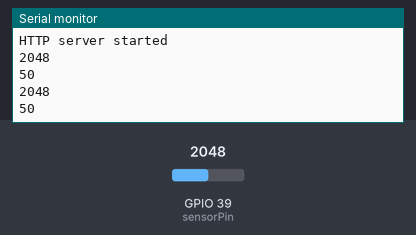
Bench run of a sketch on a simulated ESP32. Parts: the last lines printed to the serial monitor. Inputs (shaded band) come from the test bench; at power-on: GPIO 39 (sensorPin) = 2048. WiFi joins after 1.5 s; servers stay silent unless stated.

Above: at 3.2 s.
3.3 s: GPIO 39 (sensorPin) set to 2866
At 4.4 s:
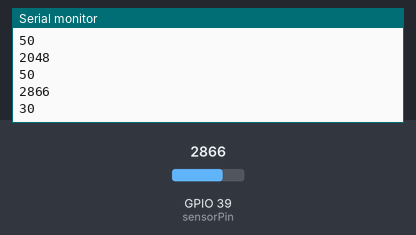
4.8 s: GPIO 39 (sensorPin) set to 3603
At 5.8 s:
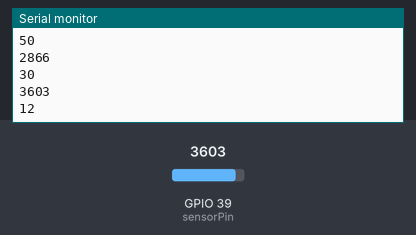
Timing chart, 0 to 7.8 s (numbered marks = the images above; inputs shaded):
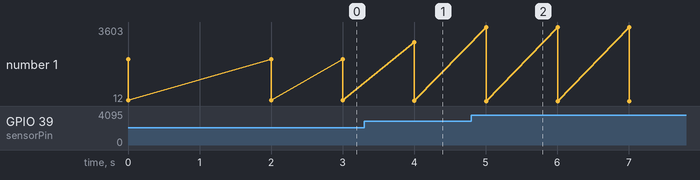

The sketch:

sketch_CompostCommuneWebServer_06-05.ino
```cpp
#include <WiFi.h>
#include <WebServer.h>

int sensorPin = A3;


/*Put your SSID & Password*/
char* ssid = "Iaac-Wifi";  // Enter SSID here
char* password = "EnterIaac22@";  //Enter Password here

WebServer server(80);

int sensorValue;

int SoilHumidity;
//float Humidity;

void setup() {
  Serial.begin(115200);
  UpdateSensors();

  pinMode(sensorPin, INPUT);


  Serial.println("Connecting to ");
  Serial.println(ssid);

  //connect to your local wi-fi network
  WiFi.begin(ssid, password);

  //check wi-fi is connected to wi-fi network
  while (WiFi.status() != WL_CONNECTED) {
  delay(1000);
  Serial.print(".");
  }
  Serial.println("");
  Serial.println("WiFi connected..!");
  Serial.print("Got IP: ");  Serial.println(WiFi.localIP());

  server.on("/", handle_OnConnect);
  server.onNotFound(handle_NotFound);

  server.begin();
  Serial.println("HTTP server started");

}
void loop() {

  server.handleClient();

  UpdateSensors();
  server.send(200, "text/html", SendHTML(SoilHumidity));
  delay(1000);
}

void handle_OnConnect() {


  server.send(200, "text/html", SendHTML(SoilHumidity));

}

void UpdateSensors(){

  sensorValue = analogRead(sensorPin);
  Serial.println(sensorValue);

  int PSensorValue = map(sensorValue, 4096,0,0,100);
  Serial.println(PSensorValue);

  SoilHumidity = PSensorValue; // Gets the values of the temperature

}


void handle_NotFound(){
  server.send(404, "text/plain", "Not found");
}

String SendHTML(float SoilHumidity){
  String ptr = "<!DOCTYPE html> <html>\n";
  ptr +="<head><meta name=\"viewport\" content=\"width=device-width, initial-scale=1.0, user-scalable=no\">\n";
  ptr +="<img src=\"https://emiliosmith.github.io/mdef_emilio2/images/encabezado_1.jpg\" alt=\"compost system\" style=\"width:800x;height:300px;\">\n";


  ptr +="<title>ESP 32 Compost Sensor</title>\n";
  ptr +="<style>html { font-family: Helvetica; display: inline-block; margin: 0px auto; text-align: center;}\n";
  ptr +="body{margin-top: 50px;} h1 {color: #444444;margin: 50px auto 30px;}\n";
  ptr +="p {font-size: 40px;color: #87ff00;margin-bottom: 10px;}\n";
  ptr +="</style>\n";
  ptr +="<meta http-equiv=\"refresh\" content=\"2\" >\n";
  ptr +="</head>\n";
  ptr +="<body>\n";
  ptr +="<div id=\"webpage\">\n";
  ptr +="<h1>ESP32 Compost Commune Sensor</h1>\n";
  ptr +="<p>Your compost humidity is:";
  ptr +=SoilHumidity;
  ptr +="%</p>";
  ptr +="</p>";
  ptr +="<h3>Rember: if the % is below 40% you could add<br>more orgaic waste or just water.<br>Keep it between 40% and 60%.</h3>\n";
  //ptr +="p {font-size: 20px;color: #87ff00;margin-bottom: 10px;}\n";
  //ptr +="<h3>style=\"\background-color:#ff6347;\">Rember: if the % is below 40% <br> you could add more orgaic waste or just water</h3>\n";

  ptr +="<br>\n";

  return ptr;
}
```

Measured:
- after the input at 3.3 s, the serial monitor: prints a new line after 0.70 s (image 1)
- after the input at 4.8 s, the serial monitor: prints a new line after 0.20 s (image 2)
- plotted number 1: 50 → 30 after the input at 3.3 s, 30 → 12 after the input at 4.8 s
